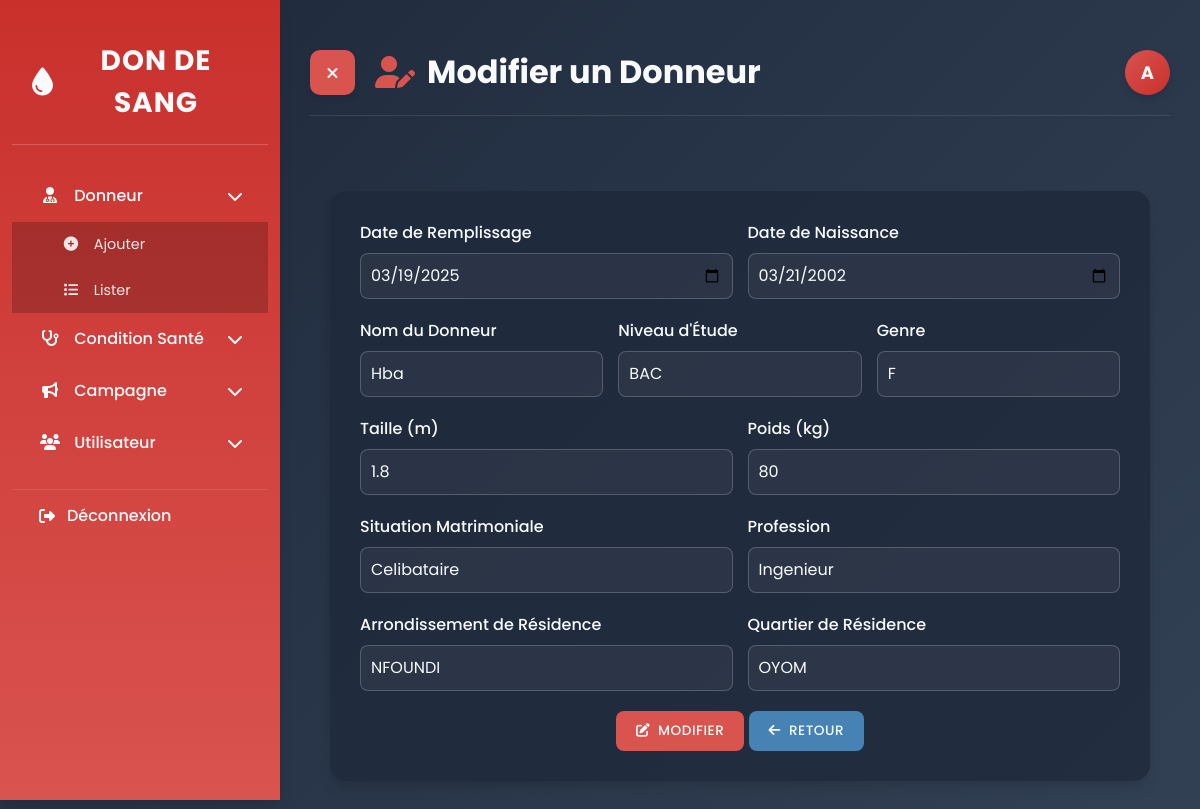
/index.php?action=modifier_donneur&id=4 (signed in), run on the app's committed database.
### tables this page shows
CREATE TABLE `donneurs` (
  `ID` int NOT NULL AUTO_INCREMENT,
  `Date_Remplissage` date NOT NULL,
  `Date_Naissance` date NOT NULL,
  `Niveau_Etude` varchar(50) DEFAULT NULL,
  `Genre` varchar(10) NOT NULL,
  `Taille` float DEFAULT NULL,
  `Poids` float DEFAULT NULL,
  `Situation_Matrimoniale` varchar(20) DEFAULT NULL,
  `Profession` varchar(50) DEFAULT NULL,
  `Arrondissement_Residence` varchar(50) DEFAULT NULL,
  `Quartier_Residence` varchar(50) DEFAULT NULL,
  `Age` int DEFAULT NULL,
  `nom` varchar(60) DEFAULT NULL,
  PRIMARY KEY (`ID`)
);

### config/Database.php (called while the page is built, shortened)
<?php
class Database {
    private $host = "localhost";
    private $dbname = "gestion_donneurs";
    private $username = "root";
    private $password = "Keyce-2024";
    private $pdo;
    public function connect() {
        if ($this->pdo === null) {
            try {
                $this->pdo = new PDO(
                    "mysql:host={$this->host};dbname={$this->dbname};charset=utf8",
                    $this->username,
                    $this->password
                );
                $this->pdo->setAttribute(PDO::ATTR_ERRMODE, PDO::ERRMODE_EXCEPTION);
                $this->pdo->setAttribute(PDO::ATTR_DEFAULT_FETCH_MODE, PDO::FETCH_ASSOC);
            } catch (PDOException $e) {
                die("Erreur de connexion à la base de données : " . $e->getMessage());
            }
        }
        return $this->pdo;
    }
}
?>

### classes/Donneur.php (called while the page is built, shortened)
<?php
require_once '../config/Database.php';
class Donneur {
    private $db;
    public function __construct() {
        $this->db = (new Database())->connect();
    }
    public function lire($id, $info = false) {
        $query = "SELECT * FROM Donneurs WHERE ID = :id";
        $stmt = $this->db->prepare($query);
        $stmt->bindParam(':id', $id);
        $stmt->execute();
        $donneur = $stmt->fetch(PDO::FETCH_ASSOC);
        return $donneur;
    }
}
?>

### views/donneurs/modifier.php (the view, shortened to what this page needs)
<?php
$roleLetter = '';
switch ($_SESSION['utilisateur_role'] ?? 'inconnu') {
    case 'admin':
        $roleLetter = 'A';
        break;
}
?>
<!DOCTYPE html>
<html lang="fr">
<head>
    <link rel="stylesheet" href="https://cdnjs.cloudflare.com/ajax/libs/bootstrap/5.3.0/css/bootstrap.min.css">
    <link rel="stylesheet" href="https://cdnjs.cloudflare.com/ajax/libs/font-awesome/6.4.0/css/all.min.css">
</head>
<body>
    <div class="container-fluid">
        <div class="row">
            <div class="sidebar" id="sidebar">
                <div class="sidebar-header">
                    <div class="sidebar-logo">
                        <i class="fas fa-tint"></i> Don de Sang
                    </div>
                </div>
                <div class="sidebar-menu">
                    <div class="menu-item" id="menuDonneur">
                        <div>
                            <i class="fas fa-user-md menu-icon"></i> Donneur
                        </div>
                        <i class="fas fa-chevron-down"></i>
                    </div>
                    <div class="sub-menu" id="subMenuDonneur">
                        <div class="sub-menu-item">
                            <a href="index.php?action=ajouter_donneur">
                                <i class="fas fa-plus-circle"></i> Ajouter
                            </a>
                        </div>
                        <div class="sub-menu-item">
                            <a href="index.php?action=lister_donneurs">
                                <i class="fas fa-list"></i> Lister
                            </a>
                        </div>
                    </div>
                    <div class="menu-item" id="menuConditionSanter">
                        <div>
                            <i class="fas fa-stethoscope menu-icon"></i> Condition Santé
                        </div>
                        <i class="fas fa-chevron-down"></i>
                    </div>
                    <div class="menu-item" id="menuCampagne">
                        <div>
                            <i class="fas fa-bullhorn menu-icon"></i> Campagne
                        </div>
                        <i class="fas fa-chevron-down"></i>
                    </div>
                    <?php if (isset($_SESSION['utilisateur_role']) && $_SESSION['utilisateur_role'] === 'admin'): ?>
                        <div class="menu-item" id="menuUtilisateur">
                            <div>
                                <i class="fas fa-users menu-icon"></i> Utilisateur
                            </div>
                            <i class="fas fa-chevron-down"></i>
                        </div>
                    <?php endif; ?>
                    <div class="logout-item">
                        <a href="index.php?action=deconnecter">
                            <i class="fas fa-sign-out-alt"></i> Déconnexion
                        </a>
                    </div>
                </div>
            </div>
            <div class="main-content" id="mainContent">
                <div class="page-header">
                    <div style="display: flex; align-items: center;">
                        <button id="sidebarToggle" aria-label="Toggle Sidebar">
                            <i class="fas fa-bars"></i>
                        </button>
                        <h1><i class="fas fa-user-edit"></i> Modifier un Donneur</h1>
                    </div>
                    <div class="user-circle" data-bs-toggle="modal" data-bs-target="#userInfoModal">
                        <?php echo $roleLetter; ?>
                    </div>
                </div>
                <div class="form-container">
                    <div class="form-frame">
                        <form action="index.php?action=modifier_donneur&id=<?php echo $donneur['ID']; ?>" method="POST" class="w-100">
                            <div class="form-row">
                                <div>
                                    <label for="date_remplissage" class="form-label">Date de Remplissage</label>
                                    <input type="date" class="form-control" id="date_remplissage" name="date_remplissage" value="<?php echo $donneur['Date_Remplissage']; ?>" required>
                                </div>
                                <div>
                                    <label for="date_naissance" class="form-label">Date de Naissance</label>
                                    <input type="date" class="form-control" id="date_naissance" name="date_naissance" value="<?php echo $donneur['Date_Naissance']; ?>" required>
                                </div>
                            </div>
                            <div class="form-row">
                                <div>
                                    <label for="nom" class="form-label">Nom du Donneur</label>
                                    <input type="text" class="form-control" id="nom" name="nom" value="<?php echo $donneur['nom']; ?>">
                                </div>
                                <div>
                                    <label for="niveau_etude" class="form-label">Niveau d'Étude</label>
                                    <input type="text" class="form-control" id="niveau_etude" name="niveau_etude" value="<?php echo $donneur['Niveau_Etude']; ?>">
                                </div>
                                <div>
                                    <label for="genre" class="form-label">Genre</label>
                                    <select class="form-select" id="genre" name="genre" required>
                                        <option value="F" <?php echo $donneur['Genre'] == 'F' ? 'selected' : ''; ?>>F</option>
                                    </select>
                                </div>
                            </div>
                            <div class="form-row">
                                <div>
                                    <label for="taille" class="form-label">Taille (m)</label>
                                    <input type="number" step="0.01" class="form-control" id="taille" name="taille" value="<?php echo $donneur['Taille']; ?>">
                                </div>
                                <div>
                                    <label for="poids" class="form-label">Poids (kg)</label>
                                    <input type="number" step="0.1" class="form-control" id="poids" name="poids" value="<?php echo $donneur['Poids']; ?>">
                                </div>
                            </div>
                            <div class="form-row">
                                <div>
                                    <label for="situation_matrimoniale" class="form-label">Situation Matrimoniale</label>
                                    <input type="text" class="form-control" id="situation_matrimoniale" name="situation_matrimoniale" value="<?php echo $donneur['Situation_Matrimoniale']; ?>">
                                </div>
                                <div>
                                    <label for="profession" class="form-label">Profession</label>
                                    <input type="text" class="form-control" id="profession" name="profession" value="<?php echo $donneur['Profession']; ?>">
                                </div>
                            </div>
                            <div class="form-row">
                                <div>
                                    <label for="arrondissement_residence" class="form-label">Arrondissement de Résidence</label>
                                    <input type="text" class="form-control" id="arrondissement_residence" name="arrondissement_residence" value="<?php echo $donneur['Arrondissement_Residence']; ?>">
                                </div>
                                <div>
                                    <label for="quartier_residence" class="form-label">Quartier de Résidence</label>
                                    <input type="text" class="form-control" id="quartier_residence" name="quartier_residence" value="<?php echo $donneur['Quartier_Residence']; ?>">
                                </div>
                            </div>
                            <div class="text-center">
                                <button type="submit" class="btn btn-primary"><i class="fas fa-edit me-2"></i>Modifier</button>
                                <a href="index.php?action=lister_donneurs" class="btn btn-secondary"><i class="fas fa-arrow-left me-2"></i>Retour</a>
                            </div>
                        </form>
                    </div>
                </div>
            </div>
        </div>
    </div>
</body>
</html>

### data on the page
donneurs: date_remplissage "03/19/2025", date_naissance "03/21/2002", nom "Hba", niveau_etude "BAC", genre "F", taille "1.8", poids "80", situation_matrimoniale "Celibataire", profession "Ingenieur", arrondissement_residence "NFOUNDI", quartier_residence "OYOM"

### other printed values
$roleLetter "A"
